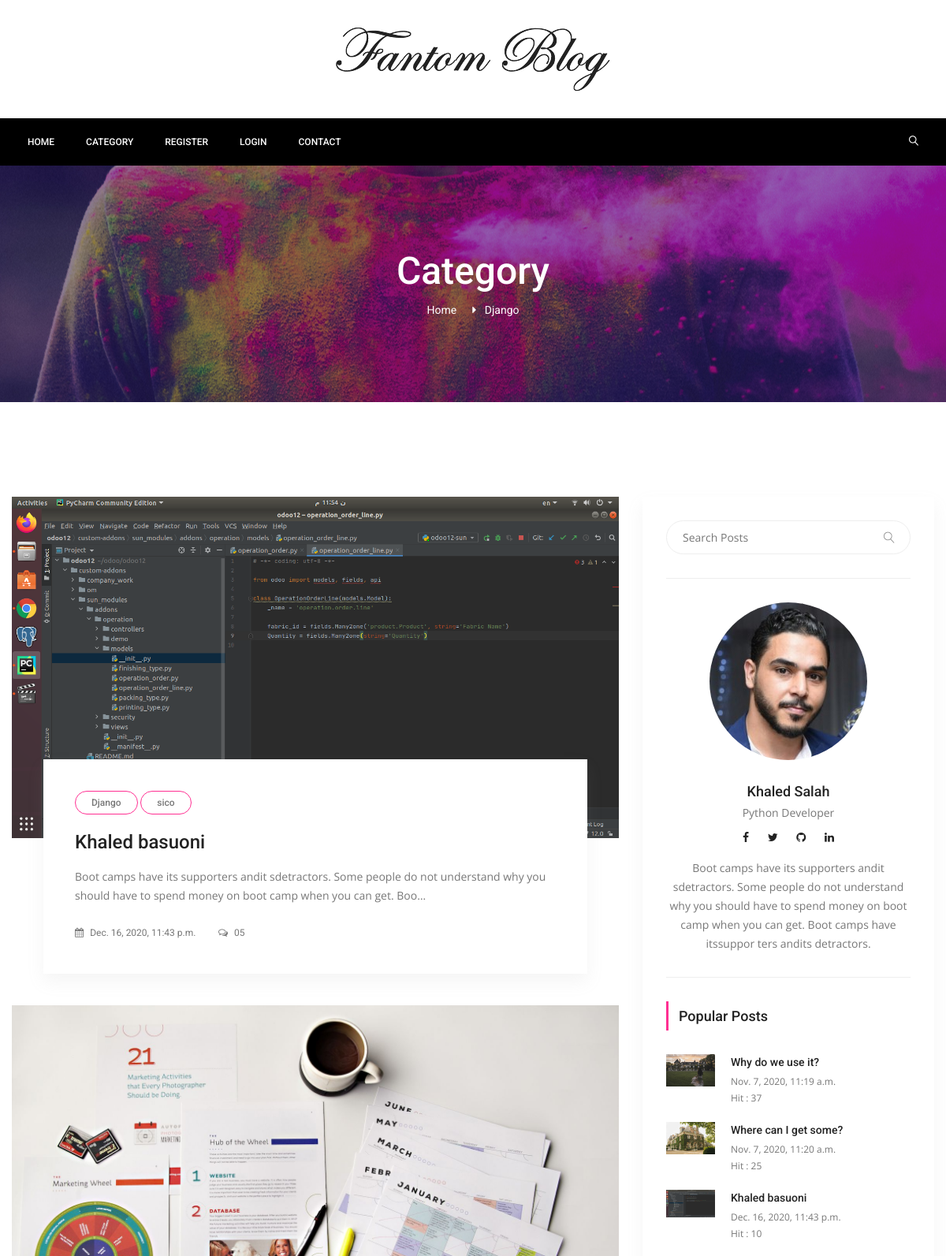
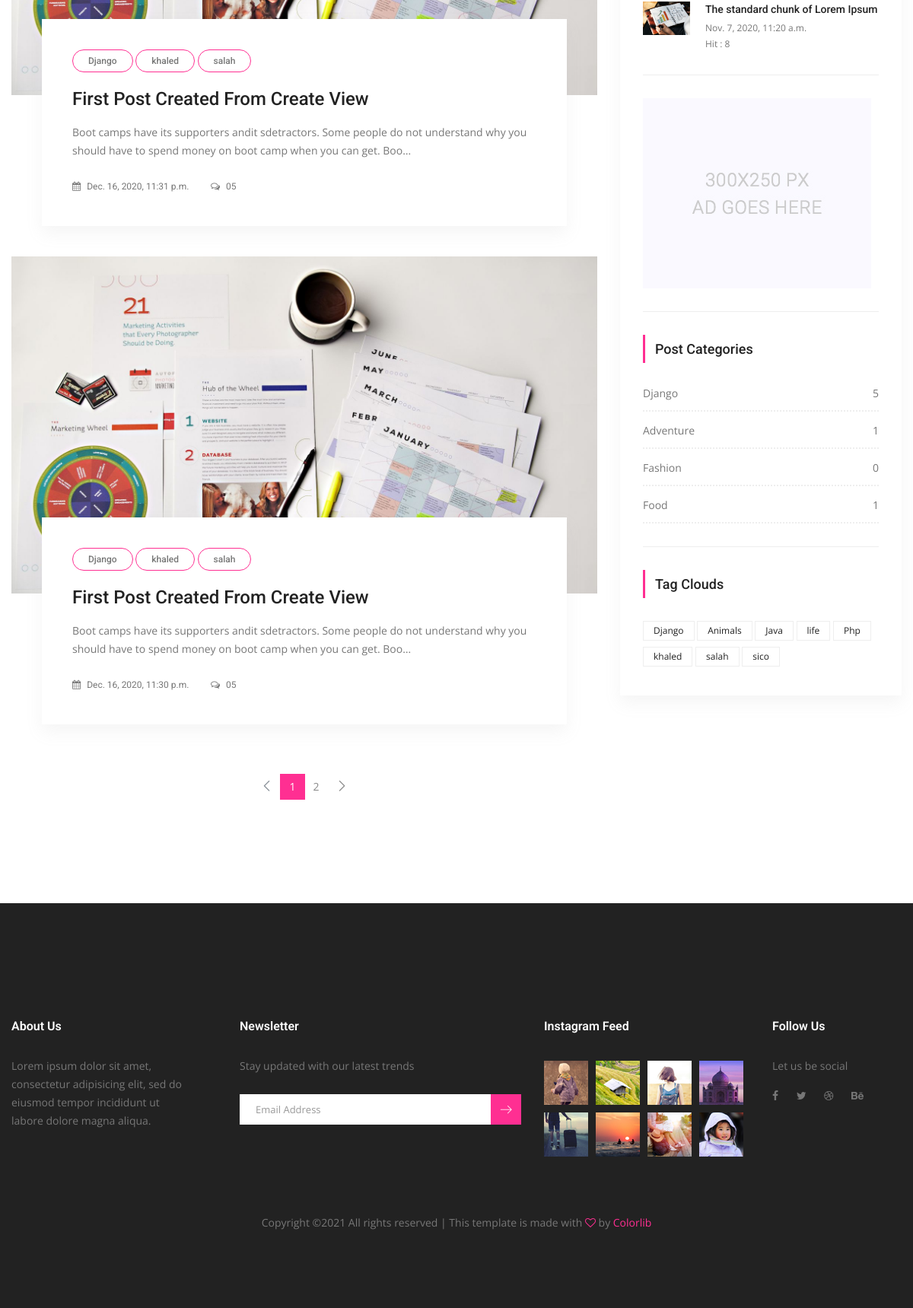
Screenshot of /category/1/django with the database file from the repository (2 pictures, top to bottom).
### posts/models.py (models this page shows, shortened)
class Category(models.Model):
    title = models.CharField(max_length=150)
    slug = models.SlugField(default='slug', editable=False)
    def post_count(self):
        return self.posts.all().count()

class Post(models.Model):
    title = models.CharField(max_length=150)
    content = models.TextField()
    publishing_date = models.DateTimeField(auto_now_add=True)
    image = models.ImageField(blank=True, null=True, upload_to='uploads/')
    user = models.ForeignKey(settings.AUTH_USER_MODEL, on_delete=models.CASCADE)
    slug = models.SlugField(default='slug', editable=False)
    category = models.ForeignKey(Category, on_delete=models.CASCADE, default=1, related_name='posts')
    tag = models.ManyToManyField(Tag, related_name='posts', blank=True)
    slider_post = models.BooleanField(default=False)
    hit = models.PositiveIntegerField(default=0)

class Tag(models.Model):
    title = models.CharField(max_length=150)
    slug = models.SlugField(editable=False)

### posts/views.py (the view)
# urls.py: path('category/<int:pk>/<slug:slug>', CategoryDetail.as_view(), name='category-detail'),
class CategoryDetail(ListView):
    model = Post
    template_name = 'categories/category_detail.html'
    context_object_name = 'posts'
    paginate_by = 3
    def get_queryset(self):
        self.category = get_object_or_404(Category, pk=self.kwargs['pk'])
        return Post.objects.filter(category=self.category).order_by('-id')
    def get_context_data(self, *, object_list=None, **kwargs):
        context = super(CategoryDetail, self).get_context_data(**kwargs)
        context['category'] = Category.objects.get(pk=self.kwargs['pk'])
        return context

### posts/templatetags/custom_tags.py (called while the page is built)
@register.simple_tag(name="categories")
def all_categories():
    return Category.objects.all()

@register.simple_tag(name='tags')
def all_tags():
    return Tag.objects.all()

@register.simple_tag(name='hit_posts')
def hit_posts():
    return Post.objects.order_by('-hit')[:4]

### templates/categories/category_detail.html (shortened to what this page needs)
{% extends 'base.html' %}
{% load static %}
{% block content%}
<section class="banner_area">
    <div class="banner_inner d-flex align-items-center">
        <div class="overlay bg-parallax" data-stellar-ratio="0.9" data-stellar-vertical-offset="0"
             data-background=""></div>
        <div class="container">
            <div class="banner_content text-center">
                <h2>Category</h2>
                <div class="page_link">
                    <a href="{% url 'index' %}">Home</a>
                    <a href="#">{{ category.title }}</a>
                </div>
            </div>
        </div>
    </div>
</section>
<section class="blog_area p_120">
    <div class="container">
        <div class="row">
            <div class="col-lg-8">
                <div class="blog_left_sidebar">
                    {% for post in posts%}
                    <article class="blog_style1">
                        <div class="blog_img">
                            <img class="img-fluid" src="{{ post.image.url }}" alt="">
                        </div>
                        <div class="blog_text">
                            <div class="blog_text_inner">
                                {% for tag in post.tag.all %}
                                <a class="cat" href="{% url 'tag_detail' slug=tag.slug %}">{{ tag.title }}</a>
                                {% endfor %}
                                <a href="{% url 'detail' pk=post.pk slug=post.slug%}"><h4>{{ post.title }}</h4></a>
                                <p>{{ post.content | truncatechars:150 }}</p>
                                <div class="date">
                                    <a href="#"><i class="fa fa-calendar" aria-hidden="true"></i>
                                        {{ post.publishing_date }}</a>
                                    <a href="#"><i class="fa fa-comments-o" aria-hidden="true"></i> 05</a>
                                </div>
                            </div>
                        </div>
                    </article>
                    {% endfor %}
                    {% if is_paginated %}
                    <nav class="blog-pagination justify-content-center d-flex">
                        <ul class="pagination">
                            {% if page_obj.has_previous %}
                            <li class="page-item">
                                <a href="?page={{ page_obj.previous_page_number }}" class="page-link"
                                   aria-label="Previous">
		                                    <span aria-hidden="true">
		                                        <span class="lnr lnr-chevron-left"></span>
		                                    </span>
                                </a>
                            </li>
                            {% else %}
                            <li class="page-item disabled">
                                <a href="#" class="page-link" aria-label="Previous">
		                                    <span aria-hidden="true">
		                                        <span class="lnr lnr-chevron-left"></span>
		                                    </span>
                                </a>
                            </li>
                            {% endif %}
                            {% for i in paginator.page_range %}
                            {% if page_obj.number == i %}
                            <li class="page-item active"><a href="#" class="page-link">{{ i }}</a></li>
                            {% else %}
                            <li class="page-item"><a href="?page={{ i }}" class="page-link">{{ i }}</a></li>
                            {% endif %}
                            {% endfor %}
                            {% if page_obj.has_next %}
                            <li class="page-item">
                                <a href="?page={{ page_obj.next_page_number }}" class="page-link" aria-label="Next">
		                                    <span aria-hidden="true">
		                                        <span class="lnr lnr-chevron-right"></span>
		                                    </span>
                                </a>
                            </li>
                            {% endif %}
                        </ul>
                    </nav>
                    {% endif %}
                </div>
            </div>
            {% include 'right-side.html' %}
        </div>
    </div>
</section>
{% endblock %}

### templates/right-side.html
{% load static %}
{% load custom_tags %}
<div class="col-lg-4">
    <div class="blog_right_sidebar">
        <aside class="single_sidebar_widget search_widget">
            <form action="{% url 'search' %}" method="get">
                <div class="input-group">
                    <input type="text" class="form-control" placeholder="Search Posts" name="q">
                    <span class="input-group-btn">
                    <button class="btn btn-default" type="button"><i class="lnr lnr-magnifier"></i></button>
                    </span>
                </div>
            </form>
            <div class="br"></div>
        </aside>
        <aside class="single_sidebar_widget author_widget">
            <img class="author_img rounded-circle" src="{% static 'img/blog/khaled.jpeg' %}" alt="">
            <h4>Khaled Salah</h4>
            <p>Python Developer </p>
            <div class="social_icon">
                <a target="_blank" href="https://www.facebook.com/khaled.salah.5283/"><i class="fa fa-facebook"></i></a>
                <a target="_blank" href="https://twitter.com/Khaledbasuoni"><i class="fa fa-twitter"></i></a>
                <a target="_blank" href="https://github.com/khaled-salah"><i class="fa fa-github"></i></a>
                <a target="_blank" href="https://www.linkedin.com/in/k-salah/"><i class="fa fa-linkedin"></i></a>
            </div>
            <p>Boot camps have its supporters andit sdetractors. Some people do not understand why you should have to
                spend money on boot camp when you can get. Boot camps have itssuppor ters andits detractors.</p>
            <div class="br"></div>
        </aside>
        <aside class="single_sidebar_widget popular_post_widget">
            <h3 class="widget_title">Popular Posts</h3>
            {% hit_posts as hit_posts %}
            {% for hit_post in hit_posts %}
            <div class="media post_item">
                <img src="{{ hit_post.image.url }}" width="20%" height="15%" alt="post">
                <div class="media-body">
                    <a href="{% url 'detail' pk=hit_post.pk slug=hit_post.slug %}"><h3>{{ hit_post.title }}</h3></a>
                    <p>{{ hit_post.publishing_date }}</p>
                    <p>Hit : {{ hit_post.hit }}</p>
                </div>
            </div>
            {% endfor %}
            <div class="br"></div>
        </aside>
        <aside class="single_sidebar_widget">
            <a href="#"><img class="img-fluid" src="{% static 'img/blog/add.jpg' %}" alt=""></a>
            <div class="br"></div>
        </aside>
        <aside class="single_sidebar_widget post_category_widget">
            <h4 class="widget_title">Post Categories</h4>
            <ul class="list cat-list">
                {% categories as categories %}
                {% for category in categories %}
                <li>
                    <a href="{% url 'category-detail' pk=category.pk slug=category.slug %}"
                       class="d-flex justify-content-between">
                        <p>{{ category.title }}</p>
                        <p>{{ category.post_count }}</p>
                    </a>
                </li>
                {% endfor %}
            </ul>
            <div class="br"></div>
        </aside>
        <aside class="single-sidebar-widget tag_cloud_widget">
            <h4 class="widget_title">Tag Clouds</h4>
            <ul class="list">
                {% tags as tags %}
                {% for tag in tags %}
                <li><a href="{% url 'tag_detail' slug=tag.slug%}">{{ tag.title }}</a></li>
                {% endfor %}
            </ul>
        </aside>
    </div>
</div>

### rows the page displays
Category: title "Django", post_count "5"
Post: image (picture), title "Khaled basuoni", content "Boot camps have its supporters andit sdetractors. Some people do not understand why you should have to spend money on boot camp when you can get. Boo…", publishing_date "Dec. 16, 2020, 11:43 p.m.", hit "10"
Tag: title "Django"
Tag: title "sico"
Post: image (picture), title "First Post Created From Create View", content "Boot camps have its supporters andit sdetractors. Some people do not understand why you should have to spend money on boot camp when you can get. Boo…", publishing_date "Dec. 16, 2020, 11:31 p.m."
Tag: title "khaled"
Tag: title "salah"
Post: image (picture), title "First Post Created From Create View", content "Boot camps have its supporters andit sdetractors. Some people do not understand why you should have to spend money on boot camp when you can get. Boo…", publishing_date "Dec. 16, 2020, 11:30 p.m."
Post: image (picture), title "Why do we use it?", publishing_date "Nov. 7, 2020, 11:19 a.m.", hit "37"
Post: image (picture), title "Where can I get some?", publishing_date "Nov. 7, 2020, 11:20 a.m.", hit "25"
Post: image (picture), title "The standard chunk of Lorem Ipsum", publishing_date "Nov. 7, 2020, 11:20 a.m.", hit "8"
Category: title "Adventure", post_count "1"
Category: title "Fashion", post_count "0"
Category: title "Food", post_count "1"
Tag: title "Animals"
Tag: title "Java"
Tag: title "life"
Tag: title "Php"

### other values shown
{{ i }} "1"
{{ i }} "2"
